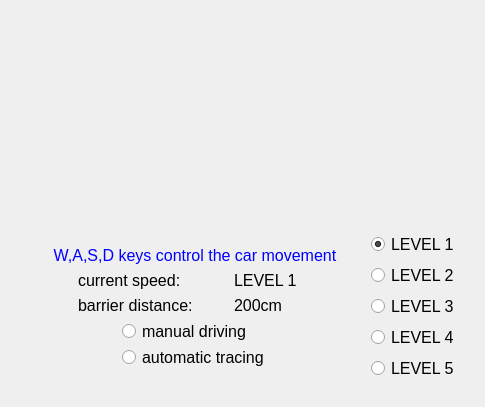
<?xml version="1.0" encoding="UTF-8"?>
<ui version="4.0">
 <class>Main_Windows</class>
 <widget class="QWidget" name="Main_Windows">
  <property name="geometry">
   <rect>
    <x>0</x>
    <y>0</y>
    <width>485</width>
    <height>407</height>
   </rect>
  </property>
  <property name="font">
   <font>
    <pointsize>12</pointsize>
   </font>
  </property>
  <property name="windowTitle">
   <string>control_window</string>
  </property>
  <layout class="QVBoxLayout" name="verticalLayout_7">
   <item>
    <layout class="QHBoxLayout" name="horizontalLayout_8">
     <item>
      <spacer name="horizontalSpacer_11">
       <property name="orientation">
        <enum>Qt::Horizontal</enum>
       </property>
       <property name="sizeHint" stdset="0">
        <size>
         <width>40</width>
         <height>20</height>
        </size>
       </property>
      </spacer>
     </item>
     <item>
      <layout class="QVBoxLayout" name="verticalLayout_6">
       <item>
        <spacer name="verticalSpacer_10">
         <property name="orientation">
          <enum>Qt::Vertical</enum>
         </property>
         <property name="sizeHint" stdset="0">
          <size>
           <width>20</width>
           <height>40</height>
          </size>
         </property>
        </spacer>
       </item>
       <item>
        <layout class="QHBoxLayout" name="horizontalLayout_7">
         <item>
          <spacer name="horizontalSpacer_9">
           <property name="orientation">
            <enum>Qt::Horizontal</enum>
           </property>
           <property name="sizeHint" stdset="0">
            <size>
             <width>40</width>
             <height>20</height>
            </size>
           </property>
          </spacer>
         </item>
         <item>
          <widget class="QLabel" name="video">
           <property name="minimumSize">
            <size>
             <width>200</width>
             <height>200</height>
            </size>
           </property>
           <property name="maximumSize">
            <size>
             <width>200</width>
             <height>200</height>
            </size>
           </property>
           <property name="text">
            <string/>
           </property>
          </widget>
         </item>
         <item>
          <spacer name="horizontalSpacer_10">
           <property name="orientation">
            <enum>Qt::Horizontal</enum>
           </property>
           <property name="sizeHint" stdset="0">
            <size>
             <width>40</width>
             <height>20</height>
            </size>
           </property>
          </spacer>
         </item>
        </layout>
       </item>
       <item>
        <layout class="QHBoxLayout" name="horizontalLayout_6">
         <item>
          <spacer name="horizontalSpacer_7">
           <property name="orientation">
            <enum>Qt::Horizontal</enum>
           </property>
           <property name="sizeHint" stdset="0">
            <size>
             <width>40</width>
             <height>20</height>
            </size>
           </property>
          </spacer>
         </item>
         <item>
          <layout class="QVBoxLayout" name="verticalLayout_4">
           <item>
            <spacer name="verticalSpacer_4">
             <property name="orientation">
              <enum>Qt::Vertical</enum>
             </property>
             <property name="sizeHint" stdset="0">
              <size>
               <width>20</width>
               <height>40</height>
              </size>
             </property>
            </spacer>
           </item>
           <item>
            <layout class="QHBoxLayout" name="horizontalLayout_5">
             <item>
              <spacer name="horizontalSpacer_5">
               <property name="orientation">
                <enum>Qt::Horizontal</enum>
               </property>
               <property name="sizeHint" stdset="0">
                <size>
                 <width>40</width>
                 <height>20</height>
                </size>
               </property>
              </spacer>
             </item>
             <item>
              <layout class="QVBoxLayout" name="verticalLayout">
               <item>
                <widget class="QLabel" name="label_2">
                 <property name="styleSheet">
                  <string notr="true">color: rgb(0, 0, 255);</string>
                 </property>
                 <property name="text">
                  <string>W,A,S,D keys control the car movement</string>
                 </property>
                 <property name="scaledContents">
                  <bool>true</bool>
                 </property>
                 <property name="alignment">
                  <set>Qt::AlignCenter</set>
                 </property>
                </widget>
               </item>
              </layout>
             </item>
             <item>
              <spacer name="horizontalSpacer_6">
               <property name="orientation">
                <enum>Qt::Horizontal</enum>
               </property>
               <property name="sizeHint" stdset="0">
                <size>
                 <width>40</width>
                 <height>20</height>
                </size>
               </property>
              </spacer>
             </item>
            </layout>
           </item>
           <item>
            <spacer name="verticalSpacer_2">
             <property name="orientation">
              <enum>Qt::Vertical</enum>
             </property>
             <property name="sizeHint" stdset="0">
              <size>
               <width>0</width>
               <height>0</height>
              </size>
             </property>
            </spacer>
           </item>
           <item>
            <layout class="QHBoxLayout" name="horizontalLayout_4">
             <item>
              <spacer name="horizontalSpacer_3">
               <property name="orientation">
                <enum>Qt::Horizontal</enum>
               </property>
               <property name="sizeHint" stdset="0">
                <size>
                 <width>40</width>
                 <height>20</height>
                </size>
               </property>
              </spacer>
             </item>
             <item>
              <layout class="QVBoxLayout" name="verticalLayout_3">
               <item>
                <layout class="QHBoxLayout" name="horizontalLayout">
                 <item>
                  <widget class="QLabel" name="label">
                   <property name="minimumSize">
                    <size>
                     <width>150</width>
                     <height>0</height>
                    </size>
                   </property>
                   <property name="maximumSize">
                    <size>
                     <width>150</width>
                     <height>16777215</height>
                    </size>
                   </property>
                   <property name="text">
                    <string>current speed:</string>
                   </property>
                  </widget>
                 </item>
                 <item>
                  <widget class="QLabel" name="current_speed">
                   <property name="minimumSize">
                    <size>
                     <width>80</width>
                     <height>0</height>
                    </size>
                   </property>
                   <property name="maximumSize">
                    <size>
                     <width>80</width>
                     <height>100</height>
                    </size>
                   </property>
                   <property name="text">
                    <string>LEVEL 1</string>
                   </property>
                  </widget>
                 </item>
                </layout>
               </item>
               <item>
                <layout class="QHBoxLayout" name="horizontalLayout_2">
                 <item>
                  <widget class="QLabel" name="label_4">
                   <property name="minimumSize">
                    <size>
                     <width>150</width>
                     <height>0</height>
                    </size>
                   </property>
                   <property name="maximumSize">
                    <size>
                     <width>150</width>
                     <height>16777215</height>
                    </size>
                   </property>
                   <property name="text">
                    <string>barrier distance: </string>
                   </property>
                  </widget>
                 </item>
                 <item>
                  <widget class="QLabel" name="barrier_distance">
                   <property name="minimumSize">
                    <size>
                     <width>80</width>
                     <height>0</height>
                    </size>
                   </property>
                   <property name="maximumSize">
                    <size>
                     <width>80</width>
                     <height>100</height>
                    </size>
                   </property>
                   <property name="text">
                    <string>200cm</string>
                   </property>
                  </widget>
                 </item>
                </layout>
               </item>
              </layout>
             </item>
             <item>
              <spacer name="horizontalSpacer_4">
               <property name="orientation">
                <enum>Qt::Horizontal</enum>
               </property>
               <property name="sizeHint" stdset="0">
                <size>
                 <width>40</width>
                 <height>20</height>
                </size>
               </property>
              </spacer>
             </item>
            </layout>
           </item>
           <item>
            <spacer name="verticalSpacer">
             <property name="orientation">
              <enum>Qt::Vertical</enum>
             </property>
             <property name="sizeHint" stdset="0">
              <size>
               <width>0</width>
               <height>0</height>
              </size>
             </property>
            </spacer>
           </item>
           <item>
            <layout class="QHBoxLayout" name="horizontalLayout_3">
             <item>
              <spacer name="horizontalSpacer">
               <property name="orientation">
                <enum>Qt::Horizontal</enum>
               </property>
               <property name="sizeHint" stdset="0">
                <size>
                 <width>40</width>
                 <height>20</height>
                </size>
               </property>
              </spacer>
             </item>
             <item>
              <layout class="QVBoxLayout" name="verticalLayout_2">
               <item>
                <widget class="QRadioButton" name="manual_driver">
                 <property name="minimumSize">
                  <size>
                   <width>0</width>
                   <height>20</height>
                  </size>
                 </property>
                 <property name="maximumSize">
                  <size>
                   <width>16777215</width>
                   <height>20</height>
                  </size>
                 </property>
                 <property name="text">
                  <string>manual driving</string>
                 </property>
                 <property name="checked">
                  <bool>true</bool>
                 </property>
                </widget>
               </item>
               <item>
                <widget class="QRadioButton" name="automatic_tracing">
                 <property name="minimumSize">
                  <size>
                   <width>0</width>
                   <height>20</height>
                  </size>
                 </property>
                 <property name="maximumSize">
                  <size>
                   <width>16777215</width>
                   <height>20</height>
                  </size>
                 </property>
                 <property name="text">
                  <string>automatic tracing</string>
                 </property>
                </widget>
               </item>
              </layout>
             </item>
             <item>
              <spacer name="horizontalSpacer_2">
               <property name="orientation">
                <enum>Qt::Horizontal</enum>
               </property>
               <property name="sizeHint" stdset="0">
                <size>
                 <width>40</width>
                 <height>20</height>
                </size>
               </property>
              </spacer>
             </item>
            </layout>
           </item>
           <item>
            <spacer name="verticalSpacer_3">
             <property name="orientation">
              <enum>Qt::Vertical</enum>
             </property>
             <property name="sizeHint" stdset="0">
              <size>
               <width>20</width>
               <height>40</height>
              </size>
             </property>
            </spacer>
           </item>
          </layout>
         </item>
         <item>
          <layout class="QVBoxLayout" name="verticalLayout_5">
           <item>
            <spacer name="verticalSpacer_7">
             <property name="orientation">
              <enum>Qt::Vertical</enum>
             </property>
             <property name="sizeHint" stdset="0">
              <size>
               <width>20</width>
               <height>40</height>
              </size>
             </property>
            </spacer>
           </item>
           <item>
            <widget class="QRadioButton" name="LEVEL_1">
             <property name="text">
              <string>LEVEL 1</string>
             </property>
             <property name="checked">
              <bool>true</bool>
             </property>
            </widget>
           </item>
           <item>
            <widget class="QRadioButton" name="LEVEL_2">
             <property name="text">
              <string>LEVEL 2</string>
             </property>
            </widget>
           </item>
           <item>
            <widget class="QRadioButton" name="LEVEL_3">
             <property name="text">
              <string>LEVEL 3</string>
             </property>
            </widget>
           </item>
           <item>
            <widget class="QRadioButton" name="LEVEL_4">
             <property name="text">
              <string>LEVEL 4</string>
             </property>
            </widget>
           </item>
           <item>
            <widget class="QRadioButton" name="LEVEL_5">
             <property name="text">
              <string>LEVEL 5</string>
             </property>
            </widget>
           </item>
           <item>
            <spacer name="verticalSpacer_8">
             <property name="orientation">
              <enum>Qt::Vertical</enum>
             </property>
             <property name="sizeHint" stdset="0">
              <size>
               <width>20</width>
               <height>40</height>
              </size>
             </property>
            </spacer>
           </item>
          </layout>
         </item>
         <item>
          <spacer name="horizontalSpacer_8">
           <property name="orientation">
            <enum>Qt::Horizontal</enum>
           </property>
           <property name="sizeHint" stdset="0">
            <size>
             <width>40</width>
             <height>20</height>
            </size>
           </property>
          </spacer>
         </item>
        </layout>
       </item>
       <item>
        <spacer name="verticalSpacer_9">
         <property name="orientation">
          <enum>Qt::Vertical</enum>
         </property>
         <property name="sizeHint" stdset="0">
          <size>
           <width>20</width>
           <height>40</height>
          </size>
         </property>
        </spacer>
       </item>
      </layout>
     </item>
     <item>
      <spacer name="horizontalSpacer_12">
       <property name="orientation">
        <enum>Qt::Horizontal</enum>
       </property>
       <property name="sizeHint" stdset="0">
        <size>
         <width>40</width>
         <height>20</height>
        </size>
       </property>
      </spacer>
     </item>
    </layout>
   </item>
  </layout>
 </widget>
 <resources/>
 <connections/>
</ui>
